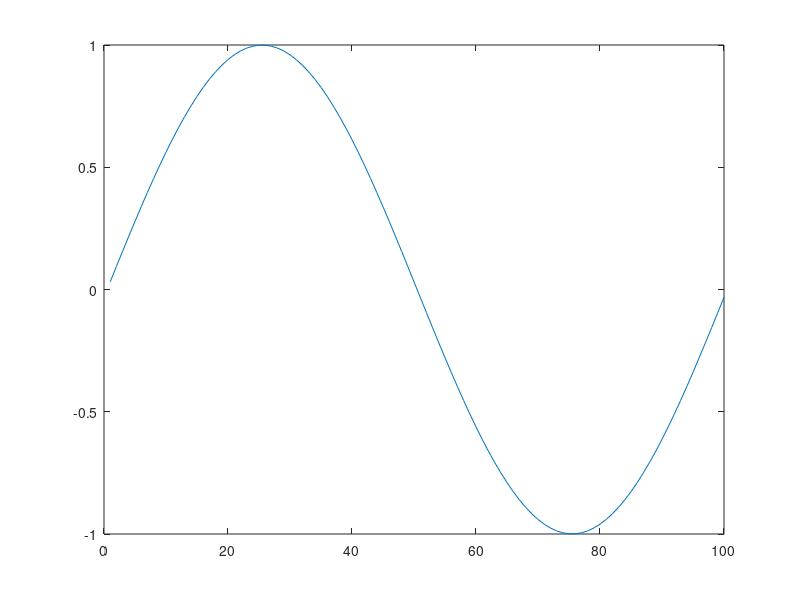

The MATLAB source for this figure: (Note: this script raises an error after producing the figure.)
% grid
x_interface = linspace( 0, 1, 101 );
% initial shape
u_interface = sin( x_interface * 2*pi );
% take average value 
u = (u_interface(1:end-1) + u_interface(2:end)) / 2;

figure;
plot(u);

u0 = u;
[t,u] = ode45( @ddt_central, [0,0.1], u0 );
x_bar = ( x_interface(1:end-1) + x_interface(2:end) ) / 2;

figure;
plot( x_bar, u );

[t,u] = ode45( @ddt_central, [0,0.5], u0 );
figure;
plot( x_bar, u );

figure;
plot( x_bar, u(end,:) );